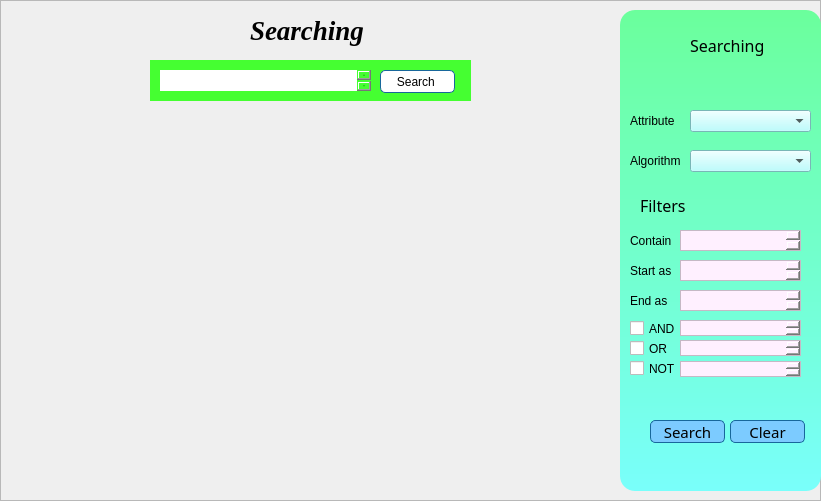
   <widget class="QFrame" name="frameSearch">
    <property name="geometry">
     <rect>
      <x>190</x>
      <y>0</y>
      <width>821</width>
      <height>501</height>
     </rect>
    </property>
    <property name="frameShape">
     <enum>QFrame::StyledPanel</enum>
    </property>
    <property name="frameShadow">
     <enum>QFrame::Raised</enum>
    </property>
    <widget class="QWidget" name="widget_4" native="true">
     <property name="geometry">
      <rect>
       <x>150</x>
       <y>60</y>
       <width>321</width>
       <height>41</height>
      </rect>
     </property>
     <property name="styleSheet">
      <string notr="true">background-color:rgb(69, 255, 49);
border-radius:80px;</string>
     </property>
     <widget class="QPlainTextEdit" name="txt_car_contains_2">
      <property name="geometry">
       <rect>
        <x>10</x>
        <y>10</y>
        <width>211</width>
        <height>21</height>
       </rect>
      </property>
      <property name="styleSheet">
       <string notr="true">background-color:rgb(255,255,255);
border-radius:0px;</string>
      </property>
     </widget>
     <widget class="QPushButton" name="btn_car_contains">
      <property name="geometry">
       <rect>
        <x>230</x>
        <y>10</y>
        <width>75</width>
        <height>23</height>
       </rect>
      </property>
      <property name="styleSheet">
       <string notr="true">QPushButton {
border: 1px solid rgb(24, 103, 155);
border-radius: 5px;
background-color: rgb(255, 255, 255);
}
QPushButton:hover {
border: 1px solid rgb(24, 103, 155);
border-radius: 10px;
background-color: rgb(0,0,0);
color: rgb(255, 255, 255);
 }
QPushButton:pressed {
border: 1px solid rgb(24, 103, 155);
border-radius: 10px;
background-color: rgb(20, 153, 240);
 }</string>
      </property>
      <property name="text">
       <string>Search </string>
      </property>
     </widget>
    </widget>
    <widget class="QLabel" name="lbl_logo_2">
     <property name="geometry">
      <rect>
       <x>250</x>
       <y>10</y>
       <width>121</width>
       <height>41</height>
      </rect>
     </property>
     <property name="font">
      <font>
       <family>Times New Roman</family>
       <pointsize>20</pointsize>
       <weight>75</weight>
       <italic>true</italic>
       <bold>true</bold>
      </font>
     </property>
     <property name="styleSheet">
      <string notr="true">color:rgb(0, 0, 0);
</string>
     </property>
     <property name="text">
      <string>Searching</string>
     </property>
    </widget>
    <widget class="QLabel" name="frontlabel_4">
     <property name="geometry">
      <rect>
       <x>620</x>
       <y>10</y>
       <width>201</width>
       <height>481</height>
      </rect>
     </property>
     <property name="font">
      <font>
       <family>Rockwell</family>
       <weight>75</weight>
       <bold>true</bold>
      </font>
     </property>
     <property name="styleSheet">
      <string notr="true">background-color: qlineargradient(spread:pad, x1:0, y1:0, x2:0, y2:1, stop:0 rgb(107, 255, 156), stop:1 rgb(121, 255, 251));
border-radius:15px;</string>
     </property>
     <property name="text">
      <string/>
     </property>
    </widget>
    <widget class="QTextEdit" name="txt_not_col">
     <property name="geometry">
      <rect>
       <x>680</x>
       <y>361</y>
       <width>121</width>
       <height>16</height>
      </rect>
     </property>
     <property name="styleSheet">
      <string notr="true">background-color:rgb(255, 240, 255);
botder-radius:0px;</string>
     </property>
    </widget>
    <widget class="QTextEdit" name="txt_and_col">
     <property name="geometry">
      <rect>
       <x>680</x>
       <y>320</y>
       <width>121</width>
       <height>16</height>
      </rect>
     </property>
     <property name="styleSheet">
      <string notr="true">background-color:rgb(255, 240, 255);
botder-radius:0px;</string>
     </property>
    </widget>
    <widget class="QLabel" name="label_4">
     <property name="geometry">
      <rect>
       <x>630</x>
       <y>150</y>
       <width>61</width>
       <height>21</height>
      </rect>
     </property>
     <property name="text">
      <string>Algorithm</string>
     </property>
    </widget>
    <widget class="QPushButton" name="btn_clr_search">
     <property name="geometry">
      <rect>
       <x>730</x>
       <y>420</y>
       <width>75</width>
       <height>23</height>
      </rect>
     </property>
     <property name="font">
      <font>
       <family>Sans Serif Collection</family>
       <pointsize>11</pointsize>
      </font>
     </property>
     <property name="styleSheet">
      <string notr="true">QPushButton {
border: 1px solid rgb(24, 103, 155);
border-radius: 5px;
background-color: rgb(124, 203, 255);
}
QPushButton:hover {
border: 1px solid rgb(24, 103, 155);
border-radius: 10px;
background-color: rgb(240,248,255);
color: rgb(0,0,0);
 }
QPushButton:pressed {
border: 1px solid rgb(24, 103, 155);
border-radius: 10px;
background-color: rgb(20, 153, 240);
 }</string>
     </property>
     <property name="text">
      <string>Clear</string>
     </property>
    </widget>
    <widget class="QLabel" name="label_9">
     <property name="geometry">
      <rect>
       <x>690</x>
       <y>30</y>
       <width>151</width>
       <height>31</height>
      </rect>
     </property>
     <property name="font">
      <font>
       <family>Oswald</family>
       <pointsize>12</pointsize>
      </font>
     </property>
     <property name="text">
      <string>Searching </string>
     </property>
    </widget>
    <widget class="QLabel" name="label_5">
     <property name="geometry">
      <rect>
       <x>630</x>
       <y>230</y>
       <width>41</width>
       <height>21</height>
      </rect>
     </property>
     <property name="text">
      <string>Contains</string>
     </property>
    </widget>
    <widget class="QCheckBox" name="radio_not">
     <property name="geometry">
      <rect>
       <x>630</x>
       <y>360</y>
       <width>51</width>
       <height>17</height>
      </rect>
     </property>
     <property name="text">
      <string>NOT</string>
     </property>
    </widget>
    <widget class="QComboBox" name="combo_attribute_search">
     <property name="geometry">
      <rect>
       <x>690</x>
       <y>110</y>
       <width>121</width>
       <height>22</height>
      </rect>
     </property>
     <property name="styleSheet">
      <string notr="true">background-color: rgb(170, 255, 255);</string>
     </property>
    </widget>
    <widget class="QLabel" name="label_6">
     <property name="geometry">
      <rect>
       <x>630</x>
       <y>260</y>
       <width>41</width>
       <height>21</height>
      </rect>
     </property>
     <property name="text">
      <string>Start as</string>
     </property>
    </widget>
    <widget class="QPushButton" name="btn_search">
     <property name="geometry">
      <rect>
       <x>650</x>
       <y>420</y>
       <width>75</width>
       <height>23</height>
      </rect>
     </property>
     <property name="font">
      <font>
       <family>Sans Serif Collection</family>
       <pointsize>11</pointsize>
      </font>
     </property>
     <property name="styleSheet">
      <string notr="true">QPushButton {
border: 1px solid rgb(24, 103, 155);
border-radius: 5px;
background-color: rgb(124, 203, 255);
}
QPushButton:hover {
border: 1px solid rgb(24, 103, 155);
border-radius: 10px;
background-color: rgb(240,248,255);
color: rgb(0,0,0);
 }
QPushButton:pressed {
border: 1px solid rgb(24, 103, 155);
border-radius: 10px;
background-color: rgb(20, 153, 240);
 }</string>
     </property>
     <property name="text">
      <string>Search</string>
     </property>
    </widget>
    <widget class="QTextEdit" name="txt_col_contains">
     <property name="geometry">
      <rect>
       <x>680</x>
       <y>230</y>
       <width>121</width>
       <height>21</height>
      </rect>
     </property>
     <property name="styleSheet">
      <string notr="true">background-color:rgb(255, 240, 255);
botder-radius:0px;</string>
     </property>
    </widget>
    <widget class="QLabel" name="label_3">
     <property name="geometry">
      <rect>
       <x>630</x>
       <y>110</y>
       <width>61</width>
       <height>21</height>
      </rect>
     </property>
     <property name="text">
      <string>Attribute</string>
     </property>
    </widget>
    <widget class="QCheckBox" name="radio_and">
     <property name="geometry">
      <rect>
       <x>630</x>
       <y>320</y>
       <width>51</width>
       <height>17</height>
      </rect>
     </property>
     <property name="text">
      <string>AND</string>
     </property>
    </widget>
    <widget class="QTextEdit" name="txt_start_search">
     <property name="geometry">
      <rect>
       <x>680</x>
       <y>260</y>
       <width>121</width>
       <height>21</height>
      </rect>
     </property>
     <property name="styleSheet">
      <string notr="true">background-color:rgb(255, 240, 255);
botder-radius:0px;</string>
     </property>
    </widget>
    <widget class="QComboBox" name="combo_algo_search">
     <property name="geometry">
      <rect>
       <x>690</x>
       <y>150</y>
       <width>121</width>
       <height>22</height>
      </rect>
     </property>
     <property name="styleSheet">
      <string notr="true">background-color: rgb(170, 255, 255);</string>
     </property>
    </widget>
    <widget class="QTextEdit" name="txt_end_search">
     <property name="geometry">
      <rect>
       <x>680</x>
       <y>290</y>
       <width>121</width>
       <height>21</height>
      </rect>
     </property>
     <property name="styleSheet">
      <string notr="true">background-color:rgb(255, 240, 255);
botder-radius:0px;</string>
     </property>
    </widget>
    <widget class="QLabel" name="label_11">
     <property name="geometry">
      <rect>
       <x>630</x>
       <y>290</y>
       <width>41</width>
       <height>21</height>
      </rect>
     </property>
     <property name="text">
      <string>End as</string>
     </property>
    </widget>
    <widget class="QLabel" name="label_10">
     <property name="geometry">
      <rect>
       <x>640</x>
       <y>190</y>
       <width>151</width>
       <height>31</height>
      </rect>
     </property>
     <property name="font">
      <font>
       <family>Oswald</family>
       <pointsize>12</pointsize>
      </font>
     </property>
     <property name="text">
      <string>Filters</string>
     </property>
    </widget>
    <widget class="QCheckBox" name="radio_or">
     <property name="geometry">
      <rect>
       <x>630</x>
       <y>340</y>
       <width>51</width>
       <height>17</height>
      </rect>
     </property>
     <property name="text">
      <string>OR</string>
     </property>
    </widget>
    <widget class="QTextEdit" name="txt_or_col">
     <property name="geometry">
      <rect>
       <x>680</x>
       <y>340</y>
       <width>121</width>
       <height>16</height>
      </rect>
     </property>
     <property name="styleSheet">
      <string notr="true">background-color:rgb(255, 240, 255);
botder-radius:0px;</string>
     </property>
    </widget>
   </widget>
